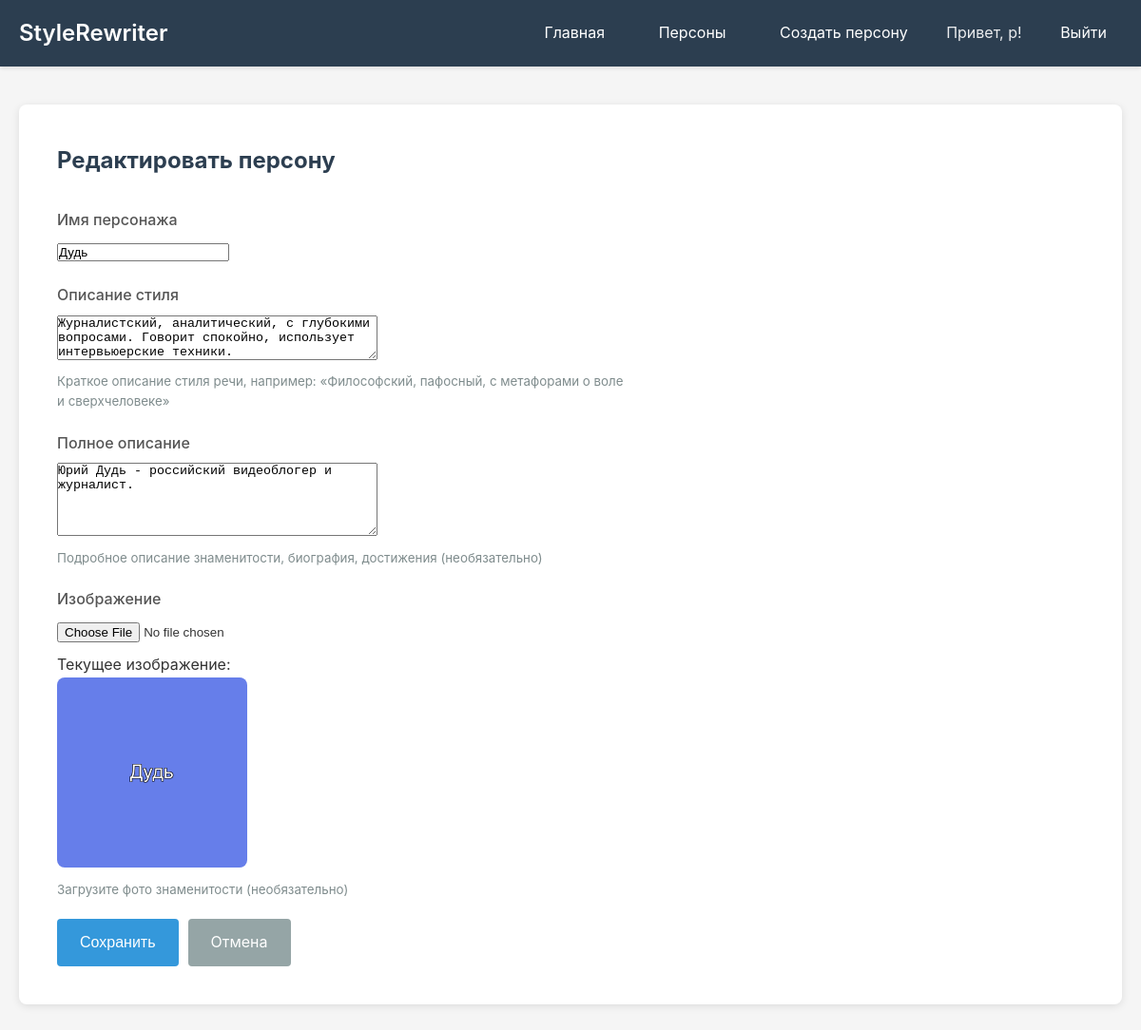
The app's page /personas/118/edit/ (signed in) with its own data.
### style_rewriter/models.py (models this page shows, shortened)
class Persona(models.Model):
    user = models.ForeignKey(
        User,
        on_delete=models.CASCADE,
        null=True,
        blank=True,
        verbose_name="Создатель",
        help_text="Пользователь, создавший персону (null для системных персон)"
    )
    name = models.CharField(max_length=200, verbose_name="Имя персонажа")
    style_description = models.TextField(
        verbose_name="Описание стиля",
        help_text="Краткое описание стиля, например: «Философский, пафосный, с метафорами о воле и сверхчеловеке»"
    )
    description = models.TextField(
        blank=True,
        null=True,
        verbose_name="Полное описание",
        help_text="Подробное описание знаменитости, биография, достижения"
    )
    image = models.ImageField(
        upload_to='personas/',
        blank=True,
        null=True,
        verbose_name="Изображение",
        help_text="Фото знаменитости"
    )
    created_at = models.DateTimeField(auto_now_add=True, verbose_name="Создано")
    updated_at = models.DateTimeField(auto_now=True, verbose_name="Обновлено")
    class Meta:
        verbose_name = "Персона"
        verbose_name_plural = "Персоны"
        ordering = ['-created_at']

### style_rewriter/views.py (the view)
# urls.py: path('personas/<int:pk>/edit/', views.persona_edit, name='persona_edit'),
@login_required
def persona_edit(request, pk):
    persona = get_object_or_404(Persona, pk=pk)
    if persona.user != request.user and not request.user.is_superuser:
        messages.error(request, 'У вас нет прав для редактирования этой персоны.')
        return redirect('persona_detail', pk=pk)
    if request.method == 'POST':
        form = PersonaForm(request.POST, request.FILES, instance=persona)
        if form.is_valid():
            form.save()
            messages.success(request, f'Персона "{persona.name}" успешно обновлена!')
            return redirect('persona_detail', pk=persona.pk)
    else:
        form = PersonaForm(instance=persona)
    return render(request, 'style_rewriter/persona_form.html', {'form': form, 'persona': persona, 'title': 'Редактировать персону'})

### style_rewriter/forms.py
class PersonaForm(forms.ModelForm):
    class Meta:
        model = Persona
        fields = ['name', 'style_description', 'description', 'image']
        widgets = {
            'name': forms.TextInput(attrs={
                'class': 'form-control',
                'placeholder': 'Например: Альберт Эйнштейн'
            }),
            'style_description': forms.Textarea(attrs={
                'class': 'form-control',
                'rows': 3,
                'placeholder': 'Краткое описание стиля речи...'
            }),
            'description': forms.Textarea(attrs={
                'class': 'form-control',
                'rows': 5,
                'placeholder': 'Подробное описание знаменитости, биография...'
            }),
            'image': forms.FileInput(attrs={
                'class': 'form-control',
                'accept': 'image/*'
            }),
        }
        labels = {
            'name': 'Имя персонажа',
            'style_description': 'Описание стиля',
            'description': 'Полное описание',
            'image': 'Изображение',
        }

### style_rewriter/templates/style_rewriter/persona_form.html (shortened to what this page needs)
{% extends 'base.html' %}
{% block content %}
<div class="content">
    <h2 style="margin-bottom: 30px; color: #2c3e50;">{{ title }}</h2>
    <form method="post" enctype="multipart/form-data" style="max-width: 600px;">
        <div class="form-group">
            <label for="{{ form.name.id_for_label }}">{{ form.name.label }}</label>
            {{ form.name }}
        </div>
        <div class="form-group">
            <label for="{{ form.style_description.id_for_label }}">{{ form.style_description.label }}</label>
            {{ form.style_description }}
            <small style="color: #7f8c8d; display: block; margin-top: 5px;">
                Краткое описание стиля речи, например: «Философский, пафосный, с метафорами о воле и сверхчеловеке»
            </small>
        </div>
        <div class="form-group">
            <label for="{{ form.description.id_for_label }}">{{ form.description.label }}</label>
            {{ form.description }}
            <small style="color: #7f8c8d; display: block; margin-top: 5px;">
                Подробное описание знаменитости, биография, достижения (необязательно)
            </small>
        </div>
        <div class="form-group">
            <label for="{{ form.image.id_for_label }}">{{ form.image.label }}</label>
            {{ form.image }}
            {% if persona and persona.image %}
                <div style="margin-top: 10px;">
                    <p>Текущее изображение:</p>
                    <img src="{{ persona.image.url }}" alt="{{ persona.name }}" style="max-width: 200px; border-radius: 8px;">
                </div>
            {% endif %}
            <small style="color: #7f8c8d; display: block; margin-top: 5px;">
                Загрузите фото знаменитости (необязательно)
            </small>
        </div>
        <div style="display: flex; gap: 10px; margin-top: 20px;">
            <button type="submit" class="btn btn-primary">Сохранить</button>
            <a href="{% if persona %}{% url 'persona_detail' persona.pk %}{% else %}{% url 'personas_list' %}{% endif %}" class="btn" style="background-color: #95a5a6; color: white; text-decoration: none;">Отмена</a>
        </div>
    </form>
</div>
{% endblock %}

### style_rewriter/templates/base.html (shortened to what this page needs)
<!DOCTYPE html>
<html lang="ru">
<head>
</head>
<body>
    <header class="header">
        <div class="header-content">
            <h1>StyleRewriter</h1>
            <nav>
                <a href="{% url 'home' %}">Главная</a>
                <a href="{% url 'personas_list' %}">Персоны</a>
                {% if user.is_authenticated %}
                    <a href="{% url 'persona_create' %}">Создать персону</a>
                    <span>Привет, {{ user.username }}!</span>
                    <a href="{% url 'logout' %}">Выйти</a>
                {% else %}
                    <a href="{% url 'login' %}">Войти</a>
                    <a href="{% url 'register' %}">Регистрация</a>
                {% endif %}
            </nav>
        </div>
    </header>
    <main class="container">
        {% block content %}{% endblock %}
    </main>
</body>
</html>

### style_rewriter/templates/base.html (style rules this page uses)
* { margin: 0; padding: 0; box-sizing: border-box; }
body { font-family: -apple-system, BlinkMacSystemFont, 'Segoe UI', Roboto, Oxygen, Ubuntu, Cantarell, sans-serif; line-height: 1.6; color: #333; background-color: #f5f5f5; }
.header { background-color: #2c3e50; color: white; padding: 1rem 0; box-shadow: 0 2px 4px rgba(0,0,0,0.1); }
.header-content { max-width: 1200px; margin: 0 auto; padding: 0 20px; display: flex; justify-content: space-between; align-items: center; }
.header h1 { font-size: 1.5rem; font-weight: 600; }
.header nav a { color: white; text-decoration: none; margin-left: 20px; padding: 8px 16px; border-radius: 4px; transition: background-color 0.3s; }
.header nav span { margin-left: 20px; padding: 8px 0; color: rgba(255, 255, 255, 0.9); }
.container { max-width: 1200px; margin: 0 auto; padding: 40px 20px; }
.content { background-color: white; padding: 40px; border-radius: 8px; box-shadow: 0 2px 8px rgba(0,0,0,0.1); }
.form-group { margin-bottom: 20px; }
.form-group label { display: block; margin-bottom: 8px; font-weight: 500; color: #555; }
.btn { background-color: #3498db; color: white; padding: 12px 24px; border: none; border-radius: 4px; font-size: 16px; cursor: pointer; transition: background-color 0.3s; }
.btn-primary { background-color: #3498db; }

### records on screen
Persona: name "Дудь", style_description "Журналистский, аналитический, с глубокими вопросами. Говорит спокойно, использует интервьюерские техники.", description "Юрий Дудь - российский видеоблогер и журналист.", image (picture)

### other values on screen
{{ user.username }} "p"
{{ title }} "Редактировать персону"
